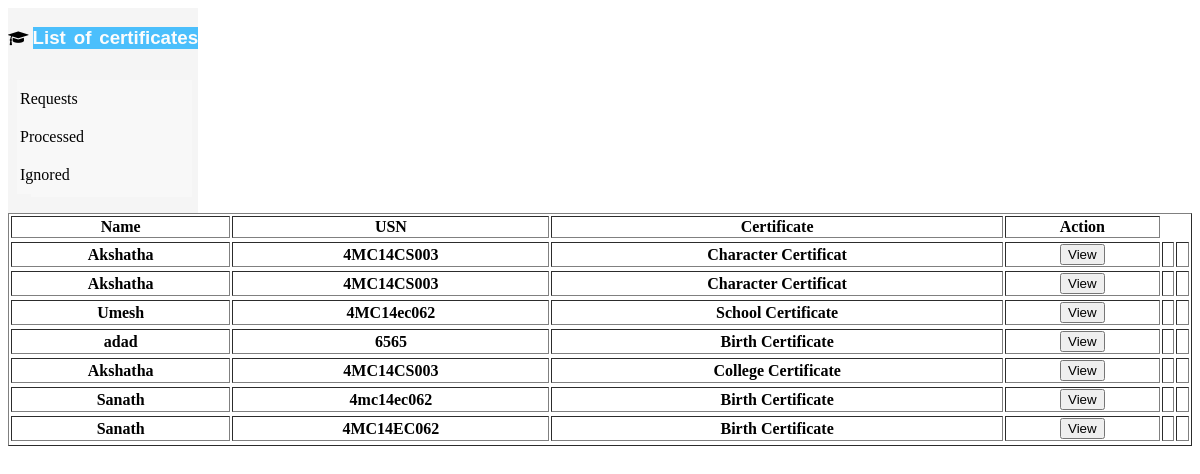
The app's page /admin/index.php with its own data.
### tables this page shows
CREATE TABLE `requests` (
  `id` int(11) NOT NULL,
  `name` varchar(50) NOT NULL,
  `usn` varchar(20) NOT NULL,
  `fathersname` varchar(50) NOT NULL,
  `certificateName` varchar(20) NOT NULL,
  `email` varchar(20) NOT NULL,
  `mobileno` varchar(11) NOT NULL,
  `message` text NOT NULL
);

### admin/index.php (the view, shortened to what this page needs)
<?php include '../Database.php'; ?>
<?php
	$query = "SELECT * FROM requests ORDER BY id DESC";
	$requests = mysqli_query($con, $query);
?>
<!DOCTYPE html>
<html>
<head lang="en">
    <link rel="stylesheet" href="../css/style.css">
    <link rel="stylesheet" href="../css/font-awesome.css">
    </head>
    <body>
    <div class="container">
        <i class="fa fa-graduation-cap" aria-hidden="true"></i> <h3>  List of certificates</h3>
        <ul>
        <li> <a href="index.php">Requests</a> </li>
        <li> <a href="processed.php">Processed</a> </li>
        <li> <a href="ignored.php">Ignored</a> </li>
        </ul>
    </div>
	<div class="table">
       <table style="width:100%" border="1" >
			<tr>
				<th>Name</th>
				<th>USN</th>
				<th>Certificate</th>
				<th>Action</tr>
			<tr>
			<?php while($row = mysqli_fetch_assoc($requests)) : ?>
			<form method = "post" action="view.php">
			<tr>
				<th name = "name" value = "<?php echo $row['name'];?>"><?php echo $row['name'];?></th>
				<th><?php echo $row['usn'];?></th>
				<th><?php echo $row['certificateName'];?></th>
				<th><input type="submit" name="view" value="View" onclick="mover()"/><th>
                <th><input type="hidden" value="<?php echo $row['id']?>" name="idret" ></th>
				</tr>
			</form>
			<?php endwhile; ?>
		   </tr>
		</table>
		</div>
    </body>
</html>

### css/style.css (style rules this page uses)
html,body { height:100%; }
h3 { display: inline-block; background-color: #4bbffc; color: #fcfcfc; font-family: sans-serif; word-spacing:2.7px; }
.container { float: left; background-color:whitesmoke; }
.container a,li { margin-right:6px; background-color: #f8f8f8; font-family: serif; color:black; display: block; list-style: none; padding: 3px; margin-left:-17px; text-decoration: none; //border-bottom:1px solid #313030; line-height: 2; margin-top: -3px; }

### records on screen
requests: name "Akshatha", usn "4MC14CS003", certificateName "Character Certificat"
requests: name "Akshatha", usn "4MC14CS003", certificateName "Character Certificat"
requests: name "Umesh", usn "4MC14ec062", certificateName "School Certificate"
requests: name "adad", usn "6565", certificateName "Birth Certificate"
requests: name "Akshatha", usn "4MC14CS003", certificateName "College Certificate"
requests: name "Sanath", usn "4mc14ec062", certificateName "Birth Certificate"
requests: name "Sanath", usn "4MC14EC062", certificateName "Birth Certificate"
